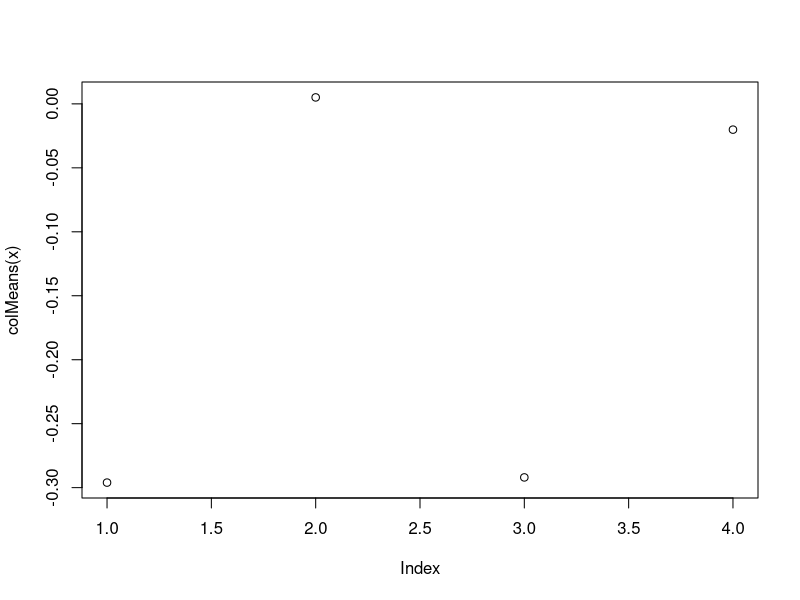
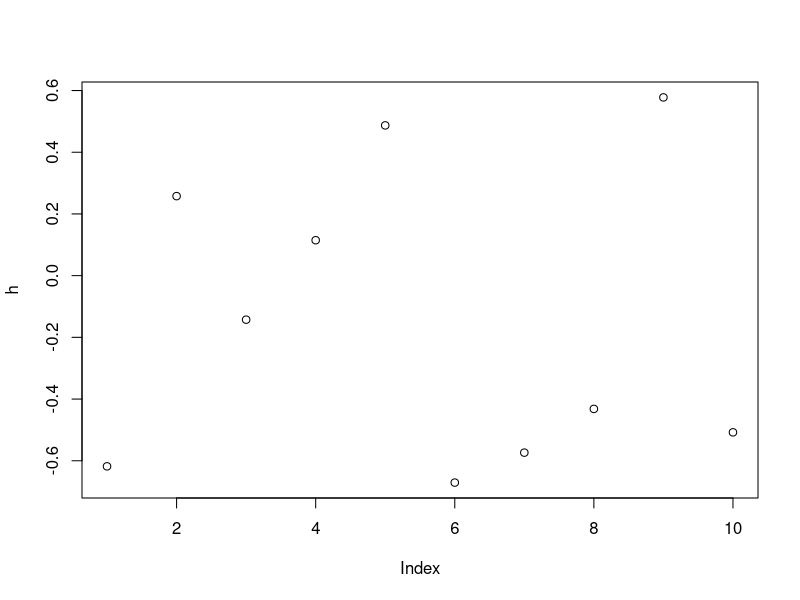

Write R code to recreate these figures, in order.
## ---- chunk 1
n  <- 10
B <- 4
x <- matrix(rnorm(n*B), nrow = n)
x
## ---- chunk 2
rownames(x)  <- sprintf("obs%02d", 1:n)
colnames(x)  <- sprintf("samp%02d", 1:B)
x
## ---- chunk 3
colMeans(x)
plot(colMeans(x))
## ---- chunk 4
h <- apply(x, 1, mean)
## ---- chunk 5
plot(h)
